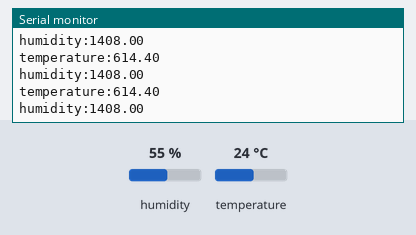
The sketch below on a simulated Arduino Uno, built with avr-gcc and run on an emulated ATmega328P. Shown: the last lines printed to the serial monitor. Wiring (inferred from the names in the program): DHT11 sensor: data pin 16. The test bench sets the inputs (shaded band); at power-on: humidity 55 %, temperature 24 °C.

Above: at 1.3 s.
1.4 s: humidity set to 22 %
At 2.0 s:
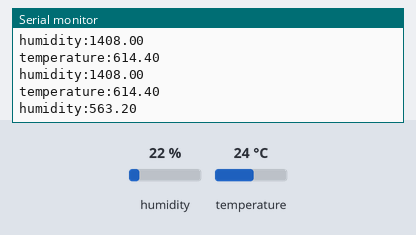
2.9 s: temperature set to 12 °C
At 3.6 s:
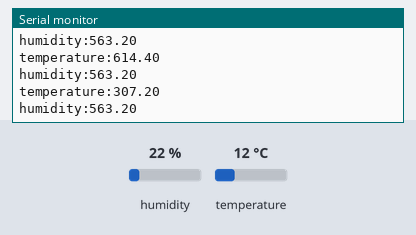
4.4 s: humidity set to 40 %
At 5.2 s:
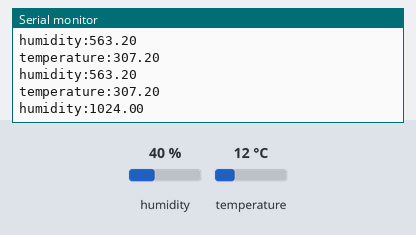
Timing chart, 0 to 7.4 s (numbered marks = the images above; inputs shaded):
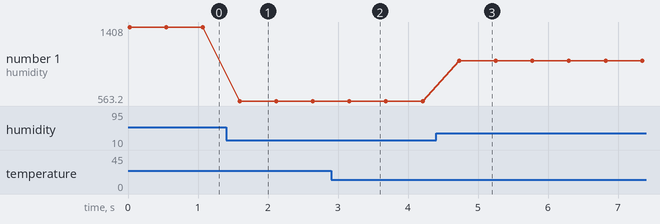

Measured:
- after the input at 1.4 s, the serial monitor: prints a new line after 0.19 s (image 1)
- after the input at 2.9 s, the serial monitor: prints a new line after 0.26 s (image 2)
- after the input at 4.4 s, the serial monitor: prints a new line after 0.33 s (image 3)
- plotted number 1: 1408 → 563.2 after the input at 1.4 s, 563.2 → 1024 after the input at 4.4 s

The sketch:

DHT22-test.ino
```cpp
#include <inttypes.h>

#define DHT_OK      1
#define DHT_ERR_CHECK 0
#define DHT_ERR_TIMEOUT -1


unsigned int DHT_PIN = 16;
float humidity;
float temperature;


unsigned char DHT_read()
{
  // BUFFER TO RECEIVE
  unsigned char bits[5] = {0,0,0,0,0};
  unsigned char cnt = 7;
  unsigned char idx = 0;
  unsigned char sum;


  // REQUEST SAMPLE
  pinMode(DHT_PIN, OUTPUT);
  digitalWrite(DHT_PIN, LOW);
  delay(18);
  digitalWrite(DHT_PIN, HIGH);
  delayMicroseconds(40);
  pinMode(DHT_PIN, INPUT);

  // ACKNOWLEDGE or TIMEOUT
  unsigned int count = 10000;
  while(digitalRead(DHT_PIN) == LOW)
    if (count-- == 0) return DHT_ERR_TIMEOUT;

  count = 10000;
  while(digitalRead(DHT_PIN) == HIGH)
    if (count-- == 0) return DHT_ERR_TIMEOUT;

  // READ OUTPUT - 40 BITS => 5 BYTES or TIMEOUT
  for (int i=0; i<40; i++)
  {
    count = 10000;
    while(digitalRead(DHT_PIN) == LOW)
      if (count-- == 0) return DHT_ERR_TIMEOUT;

    unsigned long t = micros();

    count = 10000;
    while(digitalRead(DHT_PIN) == HIGH)
      if (count-- == 0) return DHT_ERR_TIMEOUT;

    if ((micros() - t) > 40) bits[idx] |= (1 << cnt);
    if (cnt == 0)   // next byte?
    {
      cnt = 7;    // restart at MSB
      idx++;      // next byte!
    }
    else cnt--;
  }
  sum = bits[0]+bits[1]+bits[2]+bits[3];
  if(bits[4] != sum) return DHT_ERR_CHECK;


//==============================================================
  humidity = (float)((bits[0] << 8)+bits[1])/10;
  temperature = (float)((bits[2] << 8)+bits[3])/10;
//==============================================================

  return DHT_OK;
}

void setup() {
   pinMode(DHT_PIN,INPUT);
   digitalWrite(DHT_PIN, HIGH);
   Serial.begin(115200);
}
void loop() {
   DHT_read();
   Serial.print("temperature:");
   Serial.println(temperature);
   Serial.print("humidity:");
   Serial.println(humidity);
   delay(500);
}
```
